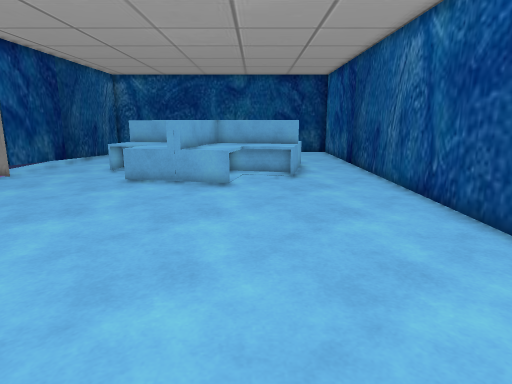
[1] (above)

16 first-person views from a walk through a scene from a Unity 3-D project. The camera is 1.3 m above the floor, tilts 12° down and sees 75° across. The floor is counted in squares, 0.51 m on a side. Each view is taken from the middle of a square. On the plan, view 1 faces up. The plan holds only what a view shows up to about 20 squares ahead; the rest is blank. The place goes on beyond the plan. The player character is not drawn.

[2]
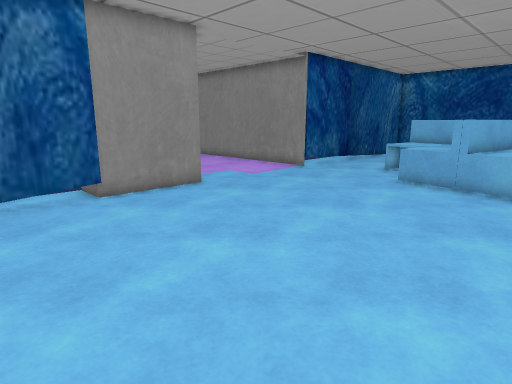

[3]
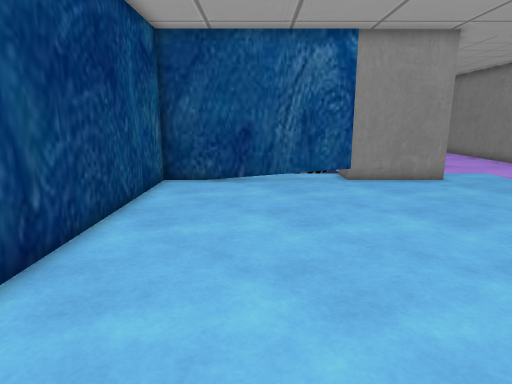

[4]
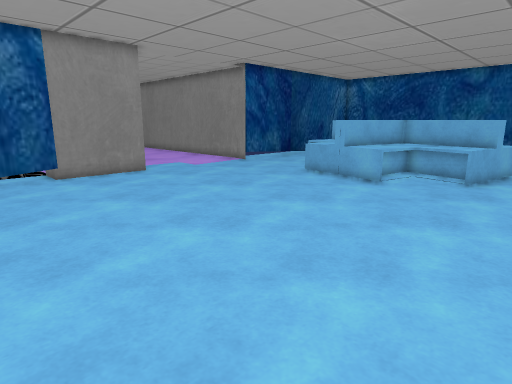

[5]
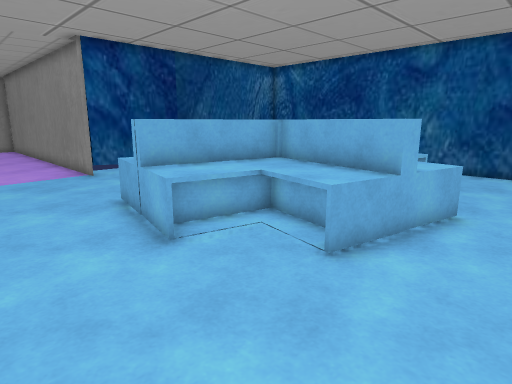

[6]
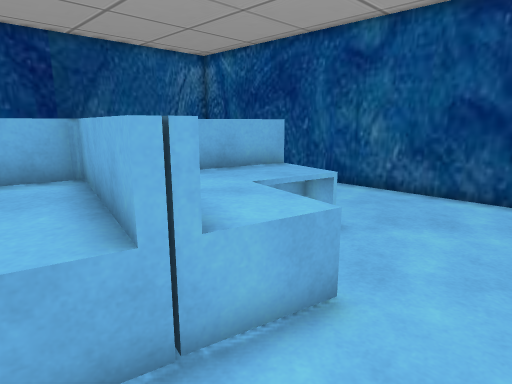

[7]
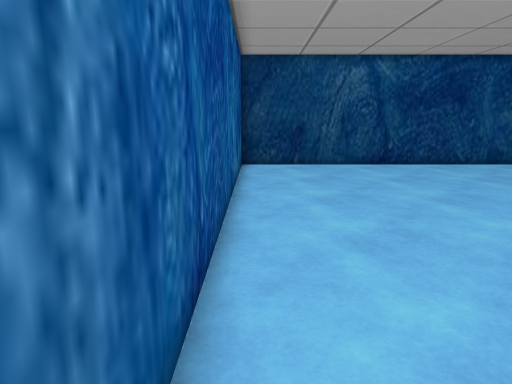

[8]
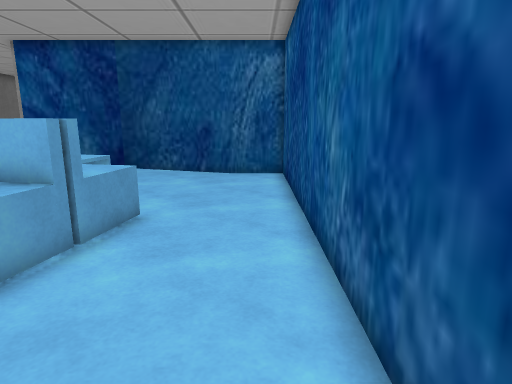

[9]
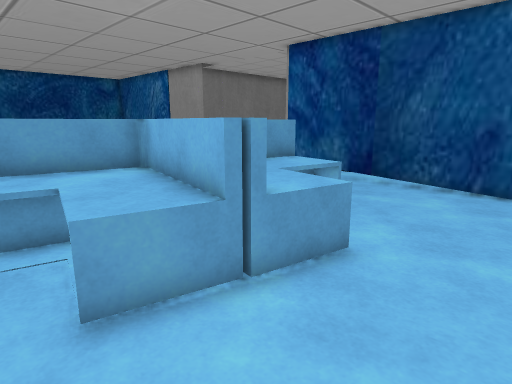

[10]
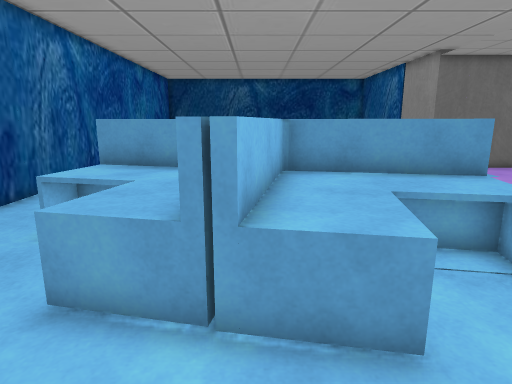

[11]
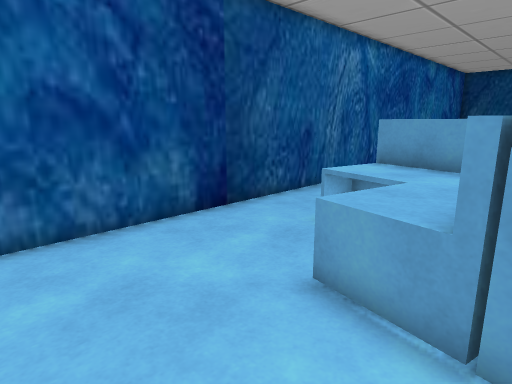

[12]
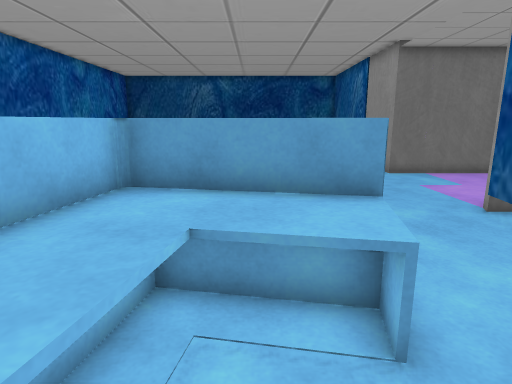

[13]
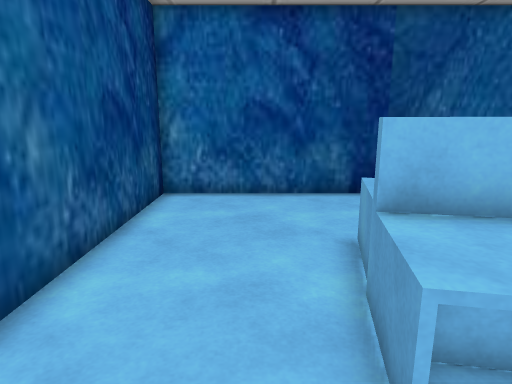

[14]
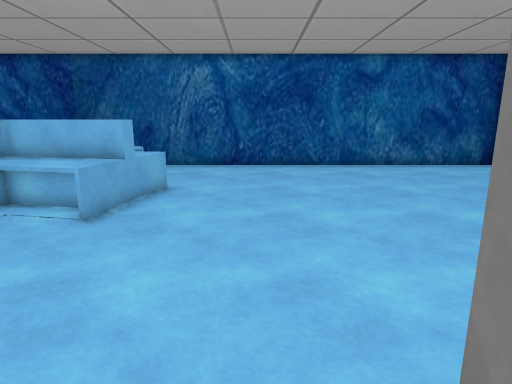

[15]
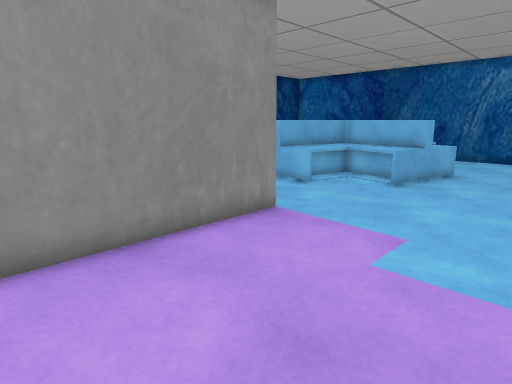

[16]
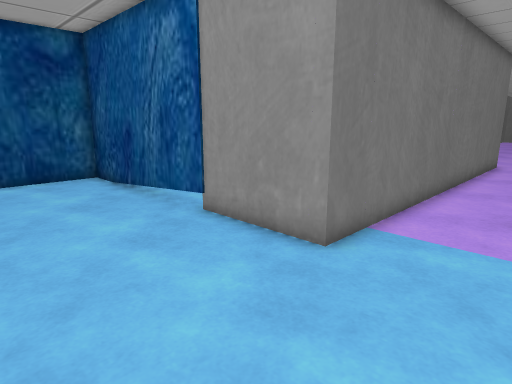

### Floor plan
Key: @ floor where view 1 was taken; # wall or solid block; . floor; = window, fence, low wall or low ledge; ^ raised ledge.
Columns run from 19 left of view 1 to 6 right of it. Each row starts with its distance up from view 1.
 28        ###################
 27        #.................#
 26        #.................#
 25        #.................#
 24        #.......=^=.......#
 23        #.......^^^^^=....#
 22        #....=^.^^^^^^....#
 21        #....^^^^^^^^.....#
 20        #....#^^^^^^^^^=..#
 19        #....#^^^^^^^^^=..#
 18        #...=^^^^^^^^^^...#
 17        #....^^^^^^^^^^...#
 16       ##......^^^^^^^^...#
 15  #######.....=^^^^^.=....#
 14 ..............^^#^^......#
 13 .........................#
 12  ........................#
 11  ........................#
 10 .........................#
  9 .........................#
  8 ########.................#
  7        #.................#
  6        #.................#
  5        #.................#
  4        #.................#
  3        #.................#
  2        #.................#
  1        #.................#
  0        #...........@.....#
 -1        #.................#
 -2        #.................#
 -3        #.................#
 -4        ###################

Positions as (right, up) in squares from view 1, and headings:
1: (0, 0), facing up
2: (0, 0), facing up-left
3: (3, 0), facing left
4: (5, 0), facing up-left
5: (5, 10), facing up-left
6: (5, 16), facing up-left
7: (5, 16), facing down
8: (5, 27), facing left
9: (2, 27), facing down-left
10: (-2, 27), facing down
11: (-2, 27), facing down-right
12: (-5, 25), facing down
13: (-6, 25), facing right
14: (-14, 10), facing right
15: (-19, 9), facing up-right
16: (-6, 12), facing down-left
